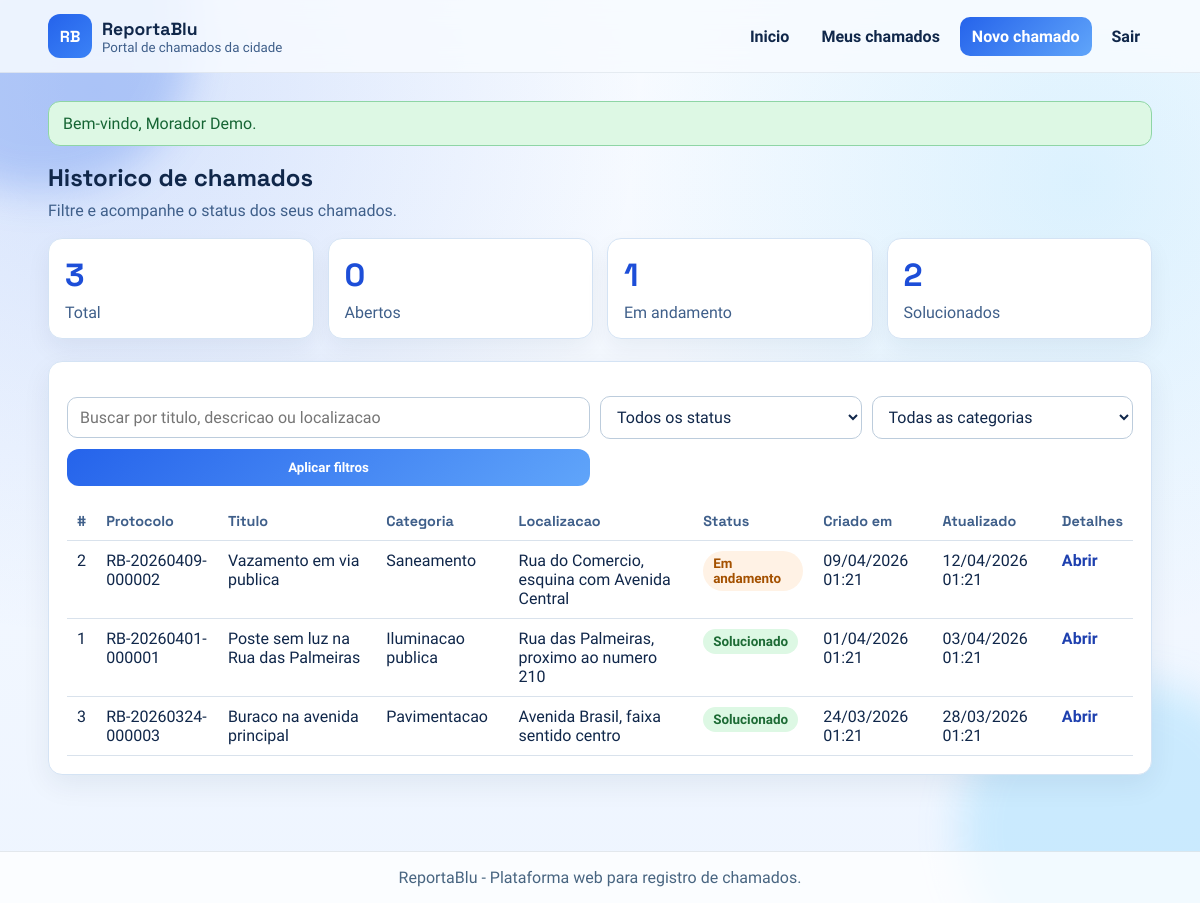
The app's page /dashboard.php (signed in) with its own data.
### tables this page shows
CREATE TABLE IF NOT EXISTS tickets (
    id INT UNSIGNED AUTO_INCREMENT PRIMARY KEY,
    user_id INT UNSIGNED NOT NULL,
    category_id INT UNSIGNED NOT NULL,
    titulo VARCHAR(180) NOT NULL,
    descricao TEXT NOT NULL,
    localizacao VARCHAR(255) NOT NULL,
    status ENUM('aberto', 'em_andamento', 'solucionado', 'fechado') NOT NULL DEFAULT 'aberto',
    created_at TIMESTAMP NOT NULL DEFAULT CURRENT_TIMESTAMP,
    updated_at TIMESTAMP NOT NULL DEFAULT CURRENT_TIMESTAMP ON UPDATE CURRENT_TIMESTAMP,
    resolved_at DATETIME NULL,
    CONSTRAINT fk_tickets_user FOREIGN KEY (user_id) REFERENCES users(id) ON DELETE CASCADE,
    CONSTRAINT fk_tickets_category FOREIGN KEY (category_id) REFERENCES categories(id) ON DELETE RESTRICT,
    INDEX idx_tickets_status (status),
    INDEX idx_tickets_created_at (created_at)
);

CREATE TABLE IF NOT EXISTS ticket_protocols (
    id INT UNSIGNED AUTO_INCREMENT PRIMARY KEY,
    ticket_id INT UNSIGNED NOT NULL,
    protocol_code VARCHAR(40) NOT NULL UNIQUE,
    created_at TIMESTAMP NOT NULL DEFAULT CURRENT_TIMESTAMP,
    CONSTRAINT fk_ticket_protocols_ticket FOREIGN KEY (ticket_id) REFERENCES tickets(id) ON DELETE CASCADE,
    UNIQUE KEY uq_ticket_protocols_ticket (ticket_id)
);

CREATE TABLE IF NOT EXISTS categories (
    id INT UNSIGNED AUTO_INCREMENT PRIMARY KEY,
    nome VARCHAR(100) NOT NULL UNIQUE,
    created_at TIMESTAMP NOT NULL DEFAULT CURRENT_TIMESTAMP
);

### includes/auth.php (called while the page is built, shortened)
<?php
require_once __DIR__ . '/config.php';
function isLoggedIn(): bool
{
    return isset($_SESSION['user']) && is_array($_SESSION['user']);
}
function currentUserId(): ?int
{
    return (int) $_SESSION['user']['id'];
}
function currentUserRole(): string
{
    return (string) ($_SESSION['user']['role'] ?? 'morador');
}
function isAdmin(): bool
{
    return currentUserRole() === 'admin';
}

### includes/config.php (called while the page is built, shortened)
<?php
spl_autoload_register(static function (string $className): void {
    $prefix = 'ReportaBlu\\';
    $relativeClass = substr($className, strlen($prefix));
    $filePath = __DIR__ . '/src/' . str_replace('\\', '/', $relativeClass) . '.php';
});
function env(string $key, ?string $default = null): ?string
{
    $value = $_ENV[$key] ?? $_SERVER[$key] ?? getenv($key);
    if ($value === false || $value === null || $value === '') {
        return $default;
    }
    return (string) $value;
}
function db(): PDO
{
    static $pdo = null;
    $host = env('DB_HOST', '127.0.0.1');
    $port = env('DB_PORT', '3306');
    $dbName = env('DB_NAME', 'reportablu');
    $charset = env('DB_CHARSET', 'utf8mb4');
    $user = env('DB_USER', 'root');
    $pass = env('DB_PASS', '');
    $dsn = 'mysql:host=' . $host . ';port=' . $port . ';dbname=' . $dbName . ';charset=' . $charset;
    $options = [
        PDO::ATTR_ERRMODE => PDO::ERRMODE_EXCEPTION,
        PDO::ATTR_DEFAULT_FETCH_MODE => PDO::FETCH_ASSOC,
        PDO::ATTR_EMULATE_PREPARES => false,
    ];
    try {
        $pdo = new PDO($dsn, (string) $user, (string) $pass, $options);
    } catch (PDOException $exception) {
        http_response_code(500);
        exit('Erro ao conectar ao banco de dados. Verifique o arquivo .env e o SQL. Detalhe: ' . $exception->getMessage());
    }
    return $pdo;
}

### includes/src/Application/AppFactory.php (called while the page is built, shortened)
<?php
final class AppFactory
{
    public static function ticketFacade(PDO $pdo, string $projectRoot): TicketFacade
    {
        $categoryRepository = new PdoCategoryRepository($pdo);
        $ticketRepository = new PdoTicketRepository($pdo);
        $ticketHistoryRepository = new PdoTicketHistoryRepository($pdo);
        $ticketFileRepository = new PdoTicketFileRepository($pdo);
        $ticketProtocolRepository = new PdoTicketProtocolRepository($pdo);
        $ticketAssignmentRepository = new PdoTicketAssignmentRepository($pdo);
        $ticketResponseRepository = new PdoTicketResponseRepository($pdo);
        $transactionManager = new PdoTransactionManager($pdo);
        $validationStrategy = new DefaultUploadValidationStrategy();
        $attachmentStorage = new LocalAttachmentStorage(
            $projectRoot . '/uploads',
            'uploads/',
            $validationStrategy
        );
        $attachmentService = new AttachmentService($attachmentStorage);
        $creationService = new TicketCreationService(
            $categoryRepository,
            $ticketRepository,
            $ticketHistoryRepository,
            $ticketFileRepository,
            $ticketProtocolRepository,
            $transactionManager,
            $attachmentService,
            new TicketProtocolGenerator()
        );
        $queryService = new TicketQueryService(
            $categoryRepository,
            $ticketRepository,
            $ticketFileRepository,
            $ticketHistoryRepository,
            $ticketAssignmentRepository,
            $ticketResponseRepository
        );
        $workflowService = new TicketWorkflowService(
            $ticketRepository,
            $ticketHistoryRepository,
            $ticketAssignmentRepository,
            $ticketResponseRepository,
            $transactionManager
        );
        return new TicketFacade(
            $creationService,
            $queryService,
            $workflowService
        );
    }
}

### includes/src/Application/TicketQueryService.php (called while the page is built, shortened)
<?php
final class TicketQueryService
{
    public function dashboardData(array $filters, ?int $userId, bool $isAdmin): array
    {
        $status = trim((string) ($filters['status'] ?? ''));
        if (!TicketStatus::isValid($status)) {
            $status = '';
        }
        $normalizedFilters = [
            'search' => trim((string) ($filters['q'] ?? '')),
            'status' => $status,
            'category_id' => (int) ($filters['categoria'] ?? 0),
        ];
        return [
            'categories' => $this->categoryRepository->all(),
            'stats' => $this->ticketReadRepository->fetchStats($userId, $isAdmin),
            'tickets' => $this->ticketReadRepository->fetchDashboardTickets($normalizedFilters, $userId, $isAdmin),
            'valid_statuses' => TicketStatus::all(),
            'active_filters' => $normalizedFilters,
        ];
    }
}

### includes/src/Domain/TicketStatus.php (called while the page is built, shortened)
<?php
final class TicketStatus
{
    public static function isValid(string $status): bool
    {
        return isset(self::LABELS[$status]);
    }
}

### includes/src/Infrastructure/Repository/PdoCategoryRepository.php (called while the page is built, shortened)
<?php
final class PdoCategoryRepository extends BasePdoRepository implements CategoryRepositoryInterface
{
    public function all(): array
    {
        $statement = $this->pdo->query('SELECT id, nome FROM categories ORDER BY nome');
        return $statement->fetchAll() ?: [];
    }
}

### includes/src/Application/TicketFacade.php (called while the page is built, shortened)
<?php
final class TicketFacade
{
    public function dashboardData(array $filters, ?int $userId, bool $isAdmin): array
    {
        return $this->ticketQueryService->dashboardData($filters, $userId, $isAdmin);
    }
}

### includes/src/Infrastructure/Repository/PdoTicketRepository.php (called while the page is built, shortened)
<?php
final class PdoTicketRepository extends BasePdoRepository implements TicketReadRepositoryInterface, TicketWriteRepositoryInterface
{
    public function fetchDashboardTickets(array $filters, ?int $userId, bool $isAdmin): array
    {
        $search = trim((string) ($filters['search'] ?? ''));
        $status = trim((string) ($filters['status'] ?? ''));
        $categoryId = (int) ($filters['category_id'] ?? 0);
        $hasProtocolTable = $this->tableExists('ticket_protocols');
        $protocolSelect = $hasProtocolTable ? 'tp.protocol_code' : 'NULL AS protocol_code';
        $protocolJoin = $hasProtocolTable ? 'LEFT JOIN ticket_protocols tp ON tp.ticket_id = t.id' : '';
        $where = [];
        $params = [];
        if (!$isAdmin) {
            $where[] = 't.user_id = :user_id';
            $params['user_id'] = (int) $userId;
        }
        $whereSql = $where === [] ? '1 = 1' : implode(' AND ', $where);
        $sql = "SELECT
                    t.id,
                    t.titulo,
                    t.status,
                    t.localizacao,
                    t.created_at,
                    t.updated_at,
                    c.nome AS categoria,
                    u.nome AS solicitante,
                    {$protocolSelect}
                FROM tickets t
                INNER JOIN categories c ON c.id = t.category_id
                INNER JOIN users u ON u.id = t.user_id
                {$protocolJoin}
                WHERE {$whereSql}
                ORDER BY t.created_at DESC";
        $statement = $this->pdo->prepare($sql);
        $statement->execute($params);
        return $statement->fetchAll() ?: [];
    }
    public function fetchStats(?int $userId, bool $isAdmin): array
    {
        $sql = "SELECT
                    COUNT(*) AS total,
                    SUM(CASE WHEN status = 'aberto' THEN 1 ELSE 0 END) AS abertos,
                    SUM(CASE WHEN status = 'em_andamento' THEN 1 ELSE 0 END) AS em_andamento,
                    SUM(CASE WHEN status = 'solucionado' THEN 1 ELSE 0 END) AS solucionados,
                    SUM(CASE WHEN status = 'fechado' THEN 1 ELSE 0 END) AS fechados
                FROM tickets";
        $params = [];
        if (!$isAdmin) {
            $sql .= ' WHERE user_id = :user_id';
            $params['user_id'] = (int) $userId;
        }
        $statement = $this->pdo->prepare($sql);
        $statement->execute($params);
        return $statement->fetch() ?: [];
    }
}

### includes/src/Infrastructure/Repository/BasePdoRepository.php (called while the page is built, shortened)
<?php
abstract class BasePdoRepository
{
    protected function tableExists(string $tableName): bool
    {
        $cacheKey = spl_object_id($this->pdo) . ':' . $tableName;
        $exists = false;
        try {
            $statement = $this->pdo->prepare(
                'SELECT 1
                 FROM information_schema.tables
                 WHERE table_schema = DATABASE() AND table_name = :table_name
                 LIMIT 1'
            );
            $statement->execute(['table_name' => $tableName]);
            $exists = $statement->fetchColumn() !== false;
        } catch (Throwable $exception) {
            $exists = false;
        }
        return $exists;
    }
}

### dashboard.php (the view, shortened to what this page needs)
<?php
require_once __DIR__ . '/includes/layout.php';
$ticketFacade = \ReportaBlu\Application\AppFactory::ticketFacade(db(), __DIR__);
$dashboardData = $ticketFacade->dashboardData($_GET, currentUserId(), isAdmin());
$stats = $dashboardData['stats'] ?? [];
$tickets = $dashboardData['tickets'] ?? [];
$activeFilters = $dashboardData['active_filters'] ?? [];
$search = (string) ($activeFilters['search'] ?? '');
?>
<section class="section-head">
    <h1><?= isAdmin() ? 'Painel geral de chamados' : 'Historico de chamados' ?></h1>
    <p>
        <?= isAdmin() ? 'Visualize chamados de todos os moradores e atualize o andamento.' : 'Filtre e acompanhe o status dos seus chamados.' ?>
    </p>
</section>
<section class="stats-grid">
    <article class="stat-card">
        <h2><?= (int) ($stats['total'] ?? 0) ?></h2>
        <p>Total</p>
    </article>
    <article class="stat-card">
        <h2><?= (int) ($stats['abertos'] ?? 0) ?></h2>
        <p>Abertos</p>
    </article>
    <article class="stat-card">
        <h2><?= (int) ($stats['em_andamento'] ?? 0) ?></h2>
        <p>Em andamento</p>
    </article>
    <article class="stat-card">
        <h2><?= (int) ($stats['solucionados'] ?? 0) ?></h2>
        <p>Solucionados</p>
    </article>
</section>
<section class="panel">
    <form class="filter-form" method="get" action="dashboard.php">
        <input
            type="text"
            name="q"
            placeholder="Buscar por titulo, descricao ou localizacao"
            value="<?= h($search) ?>"
        >
        <select name="status">
            <option value="">Todos os status</option>
        </select>
        <select name="categoria">
            <option value="0">Todas as categorias</option>
        </select>
        <button class="btn btn-primary" type="submit">Aplicar filtros</button>
    </form>
    <div class="table-wrapper">
        <table class="ticket-table">
            <thead>
                <tr>
                    <th>#</th>
                    <th>Protocolo</th>
                    <th>Titulo</th>
                    <th>Categoria</th>
                    <th>Localizacao</th>
                    <th>Status</th>
                    <th>Criado em</th>
                    <th>Atualizado</th>
                    <th>Detalhes</th>
                </tr>
            </thead>
            <tbody>
                <?php foreach ($tickets as $ticket): ?>
                    <tr>
                        <td><?= (int) $ticket['id'] ?></td>
                        <td><?= h((string) ($ticket['protocol_code'] ?? '-')) ?></td>
                        <td><?= h((string) $ticket['titulo']) ?></td>
                        <td><?= h((string) $ticket['categoria']) ?></td>
                        <td><?= h((string) $ticket['localizacao']) ?></td>
                        <td>
                            <span class="status-badge <?= h(statusClass((string) $ticket['status'])) ?>">
                                <?= h(statusLabel((string) $ticket['status'])) ?>
                            </span>
                        </td>
                        <td><?= formatDateTime((string) $ticket['created_at']) ?></td>
                        <td><?= formatDateTime((string) $ticket['updated_at']) ?></td>
                        <td><a class="card-link" href="ticket_detail.php?id=<?= (int) $ticket['id'] ?>">Abrir</a></td>
                    </tr>
                <?php endforeach; ?>
            </tbody>
        </table>
    </div>
</section>

### records on screen
tickets: id "2", ticket_protocols.protocol_code "RB-20260409-000002", titulo "Vazamento em via publica", category.nome "Saneamento", localizacao "Rua do Comercio, esquina com Avenida Central", status "Em andamento", created_at "09/04/2026 01:21", updated_at "12/04/2026 01:21"
tickets: id "1", ticket_protocols.protocol_code "RB-20260401-000001", titulo "Poste sem luz na Rua das Palmeiras", category.nome "Iluminacao publica", localizacao "Rua das Palmeiras, proximo ao numero 210", status "Solucionado", created_at "01/04/2026 01:21", updated_at "03/04/2026 01:21"
tickets: id "3", ticket_protocols.protocol_code "RB-20260324-000003", titulo "Buraco na avenida principal", category.nome "Pavimentacao", localizacao "Avenida Brasil, faixa sentido centro", status "Solucionado", created_at "24/03/2026 01:21", updated_at "28/03/2026 01:21"

### other values on screen
$appName "ReportaBlu"
$flash['message'] "Bem-vindo, Morador Demo."
$stats['total'] "3"
$stats['abertos'] "0"
$stats['em_andamento'] "1"
$stats['solucionados'] "2"
